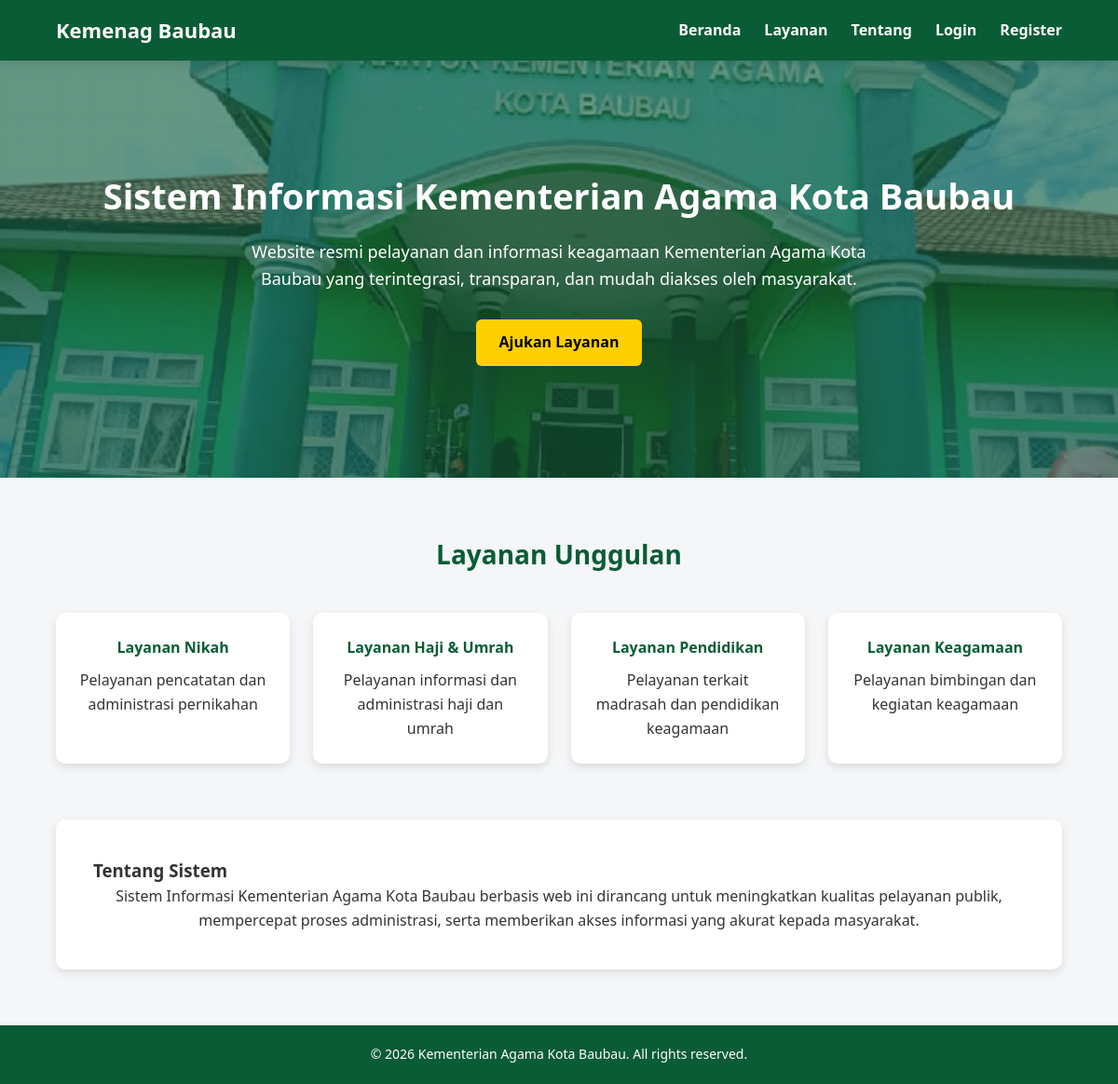
The page / on the database its author committed.
### tables this page shows
CREATE TABLE `layanan` (
  `id` int(11) NOT NULL,
  `nama_layanan` varchar(100) NOT NULL,
  `deskripsi` text DEFAULT NULL,
  `gambar` varchar(100) NOT NULL,
  `status` enum('Aktif','Nonaktif') DEFAULT 'Aktif',
  `created_at` timestamp NOT NULL DEFAULT current_timestamp()
);

### index.php (the view, shortened to what this page needs)
<?php
include "config/koneksi.php";
$sql = mysqli_query($koneksi, "SELECT * FROM layanan");
?>
<!DOCTYPE html>
<html lang="id">
<head>
    <link rel="stylesheet" href="assets/css/index.css">
</head>
<body>
    <?php include "includes/header_index.php"; ?>
    <section class="hero">
        <h2>Sistem Informasi Kementerian Agama Kota Baubau</h2>
        <p>
            Website resmi pelayanan dan informasi keagamaan Kementerian Agama Kota Baubau
            yang terintegrasi, transparan, dan mudah diakses oleh masyarakat.
        </p>
        <a href="register.php">Ajukan Layanan</a>
    </section>
    <div class="container">
        <div class="section-title">
            <h3>Layanan Unggulan</h3>
        </div>
        <div class="card-wrapper">
            <?php if (mysqli_num_rows($sql) > 0): ?>
                <?php while ($row = mysqli_fetch_array($sql)): ?>
                    <div class="card">
                        <h4><?= $row['nama_layanan']; ?></h4>
                        <p><?= $row['deskripsi']; ?></p>
                    </div>
                <?php endwhile; ?>
            <?php endif; ?>
        </div>
        <div class="info">
            <h3>Tentang Sistem</h3>
            <p>
                Sistem Informasi Kementerian Agama Kota Baubau berbasis web ini dirancang
                untuk meningkatkan kualitas pelayanan publik, mempercepat proses administrasi,
                serta memberikan akses informasi yang akurat kepada masyarakat.
            </p>
        </div>
    </div>
    <?php include "includes/footer.php"; ?>
</body>
</html>

### assets/css/index.css (style rules this page uses)
* { margin: 0; padding: 0; box-sizing: border-box; font-family: "Segoe UI", Arial, sans-serif; }
html { scroll-behavior: smooth; }
body { background-color: #f4f6f8; color: #333; line-height: 1.6; min-height: 100vh; display: flex; flex-direction: column; }
.hero { margin-top: 60px; background: linear-gradient(rgba(10, 92, 54, 0.55), rgba(10, 92, 54, 0.55)), url("../img/hero.jpg"); background-size: cover; background-position: center; color: #fff; text-align: center; padding: 120px 40px; }
.hero h2 { font-size: 38px; margin-bottom: 15px; }
.hero p { font-size: 18px; max-width: 700px; margin: auto; }
.hero a { display: inline-block; margin-top: 30px; background: #ffd000; color: #000; padding: 12px 25px; border-radius: 6px; text-decoration: none; font-weight: bold; }
.container { padding: 60px; flex: 1; }
.container p, h2 { text-align: center; }
.section-title { text-align: center; margin-bottom: 40px; }
.section-title h3 { font-size: 28px; color: #0a5c36; }
.card-wrapper { display: grid; grid-template-columns: repeat(auto-fit, minmax(250px, 1fr)); gap: 25px; }
.card { background: #fff; padding: 25px; border-radius: 10px; box-shadow: 0 4px 10px rgba(0, 0, 0, 0.1); }
.card h4 { margin-bottom: 10px; color: #0a5c36; text-align: center; }
.info { background: #ffffff; margin-top: 60px; padding: 40px; border-radius: 10px; box-shadow: 0 4px 10px rgba(0, 0, 0, 0.1); }

### rows shown on the page
layanan: nama_layanan "Layanan Nikah", deskripsi "Pelayanan pencatatan dan administrasi pernikahan"
layanan: nama_layanan "Layanan Haji & Umrah", deskripsi "Pelayanan informasi dan administrasi haji dan umrah"
layanan: nama_layanan "Layanan Pendidikan", deskripsi "Pelayanan terkait madrasah dan pendidikan keagamaan"
layanan: nama_layanan "Layanan Keagamaan", deskripsi "Pelayanan bimbingan dan kegiatan keagamaan"
